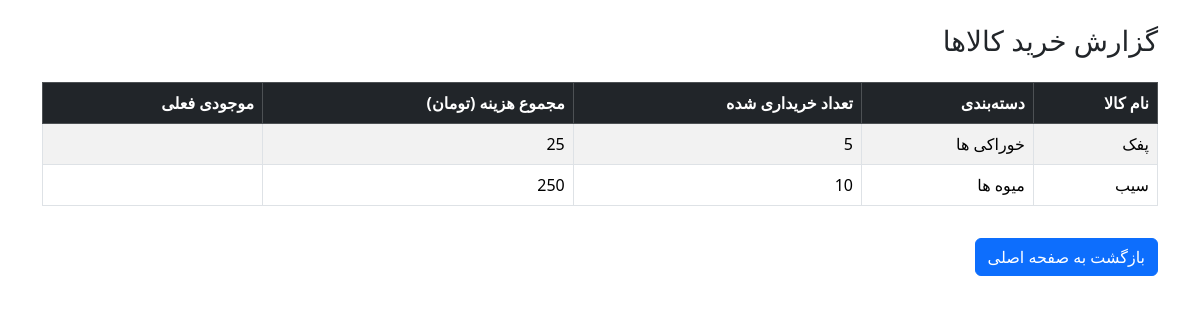
The app's page /purchase-report/ with its own data.
### core/models.py (models this page shows, shortened)
class Product(models.Model):
    name = models.CharField(max_length=200)
    category = models.ForeignKey(SubCategory, on_delete=models.PROTECT)
    price = models.IntegerField()  # تومان
    stock = models.IntegerField(default=0)

class SubCategory(models.Model):
    category = models.ForeignKey(Category, on_delete=models.CASCADE, related_name='subs')
    name = models.CharField(max_length=100)

### core/views.py (the view)
# urls.py: path('purchase-report/', purchase_report, name='purchase_report'),
def purchase_report(request):
    purchased_items = PurchaseItem.objects.select_related('product', 'invoice').all()
    report = {}
    for item in purchased_items:
        prod = item.product
        if prod.id not in report:
            report[prod.id] = {
                'name': prod.name,
                'category': prod.category.name,
                'total_quantity': 0,
                'total_spent': 0
            }
        report[prod.id]['total_quantity'] += item.quantity
        report[prod.id]['total_spent'] += item.total_price()
    return render(request, 'purchase/purchase_report.html', {'report': report.values()})

### core/models.py (called while the page is built)
    def total_price(self):
        return self.quantity * self.price

### templates/purchase/purchase_report.html (shortened to what this page needs)
<!DOCTYPE html>
<html lang="fa" dir="rtl">
<head>
    <link href="https://cdn.jsdelivr.net/npm/bootstrap@5.3.2/dist/css/bootstrap.rtl.min.css" rel="stylesheet">
</head>
<body class="container mt-4">
<h3 class="mb-4">گزارش خرید کالاها</h3>
<table class="table table-bordered table-striped">
    <thead class="table-dark">
        <tr>
            <th>نام کالا</th>
            <th>دسته‌بندی</th>
            <th>تعداد خریداری شده</th>
            <th>مجموع هزینه (تومان)</th>
            <th>موجودی فعلی</th>
        </tr>
    </thead>
    <tbody>
        {% for item in report %}
        <tr>
            <td>{{ item.name }}</td>
            <td>{{ item.category }}</td>
            <td>{{ item.total_quantity }}</td>
            <td>{{ item.total_spent }}</td>
            <td>{{ item.stock }}</td>
        </tr>
        {% endfor %}
    </tbody>
</table>
<a href="{% url 'home' %}" class="btn btn-primary mt-3">بازگشت به صفحه اصلی</a>
</body>
</html>

### records on screen
Product: name "پفک"
SubCategory: category "خوراکی ها"
Product: name "سیب"
SubCategory: category "میوه ها"

### other values on screen
{{ item.total_quantity }} "5" "10"
{{ item.total_spent }} "25" "250"
